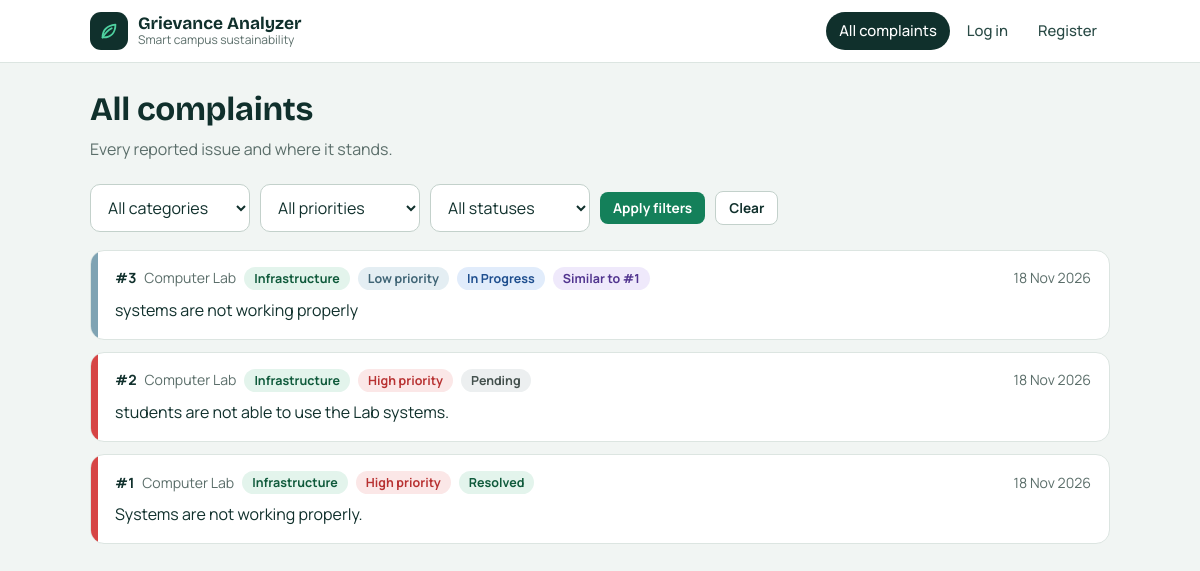
The app's page /complaints with its own data.
### app.py (models this page shows)
class Complaint(db.Model):
    id = db.Column(db.Integer, primary_key=True)
    user_id = db.Column(db.Integer, db.ForeignKey("user.id"), nullable=True)
    text = db.Column(db.Text, nullable=False)
    location = db.Column(db.String(50), nullable=False)
    category = db.Column(db.String(30))
    priority = db.Column(db.String(10))
    status = db.Column(db.String(20), default="Pending")
    duplicate_of = db.Column(db.Integer, nullable=True)
    created_at = db.Column(db.DateTime, default=datetime.utcnow)

### app.py (the view)
@app.route("/complaints")
def complaints():
    q = Complaint.query
    for field in ("category", "status", "priority"):
        v = request.args.get(field)
        if v: q = q.filter(getattr(Complaint, field) == v)
    return render_template("complaints.html", items=q.order_by(Complaint.created_at.desc()).all())

### app.py (called while the page is built)
@app.context_processor
def inject():
    return dict(is_admin=session.get("role") == "admin", user_name=session.get("name"),
                logged_in=bool(session.get("user_id")),
                STATUSES=STATUSES, CATEGORIES=CATEGORIES, PRIORITIES=PRIORITIES)

### templates/complaints.html
{% extends "base.html" %}{% from "_item.html" import item with context %}
{% block title %}All complaints{% endblock %}{% block content %}
<div class="page-head"><h1>All complaints</h1>
<p>{% if is_admin %}Review each complaint, correct the suggested category or priority, and update its status.{% else %}Every reported issue and where it stands.{% endif %}</p></div>
<form class="filters" method="get">
  <select name="category" aria-label="Category"><option value="">All categories</option>{% for c in CATEGORIES %}<option {{ 'selected' if request.args.get('category') == c }}>{{ c }}</option>{% endfor %}</select>
  <select name="priority" aria-label="Priority"><option value="">All priorities</option>{% for p in PRIORITIES %}<option {{ 'selected' if request.args.get('priority') == p }}>{{ p }}</option>{% endfor %}</select>
  <select name="status" aria-label="Status"><option value="">All statuses</option>{% for s in STATUSES %}<option {{ 'selected' if request.args.get('status') == s }}>{{ s }}</option>{% endfor %}</select>
  <button class="btn btn-sm">Apply filters</button><a class="btn btn-sm btn-ghost" href="/complaints">Clear</a>
</form>
{% if items %}<div class="list">{% for c in items %}{{ item(c, admin=is_admin) }}{% endfor %}</div>
{% else %}<div class="empty"><h2>No complaints found</h2><p>Try different filters.</p></div>{% endif %}
{% endblock %}

### templates/base.html (shortened to what this page needs)
<!doctype html>
<html lang="en"><head><meta charset="utf-8">
<link rel="stylesheet" href="{{ url_for('static', filename='style.css') }}">
</head><body>
{% set ep = request.endpoint %}
<header class="top"><div class="top-in">
  <a class="brand" href="/">
    <span class="brand-mark"><svg viewBox="0 0 24 24" width="22" height="22" fill="none" stroke="#4fd1a0" stroke-width="2" stroke-linecap="round" stroke-linejoin="round" aria-hidden="true"><path d="M5 19c0-8 5-13 14-14 0 9-5 14-13 14"/><path d="M5 19c3-5 6-8 10-10"/></svg></span>
    <span><b>Grievance Analyzer</b><small>Smart campus sustainability</small></span>
  </a>
  <nav>
    <a href="/complaints" class="{{ 'on' if ep == 'complaints' }}">All complaints</a>
    {% if logged_in %}
      <span class="who">{{ user_name }}</span><a href="/logout">Log out</a>
    {% else %}
      <a href="/login" class="{{ 'on' if ep == 'login' }}">Log in</a>
      <a href="/register" class="{{ 'on' if ep == 'register' }}">Register</a>
    {% endif %}
  </nav>
</div></header>
<main class="wrap">
  {% block content %}{% endblock %}
</main>
</body></html>

### templates/_item.html (shortened to what this page needs)
{% macro item(c, admin=False) %}
<article class="item p-{{ c.priority|lower }}">
  <div class="item-top">
    <strong>#{{ c.id }}</strong><span>{{ c.location }}</span>
    <span class="pill pill-cat">{{ c.category }}</span>
    <span class="pill pill-{{ c.priority|lower }}">{{ c.priority }} priority</span>
    <span class="pill pill-status-{{ c.status|lower|replace(' ', '-') }}">{{ c.status }}</span>
    {% if c.duplicate_of %}<span class="pill dup">Similar to #{{ c.duplicate_of }}</span>{% endif %}
    <span class="when">{{ c.created_at.strftime('%d %b %Y') }}</span>
  </div>
  <p class="item-text">{{ c.text }}</p>
</article>
{% endmacro %}

### static/style.css (style rules this page uses)
:root { --ink:#10302c;--ink-2:#294a45;--muted:#5b6e6a;--bg:#f1f5f3;--line:#dce5e1; --leaf:#14805a;--leaf-dark:#0f6747;--leaf-bright:#4fd1a0;--leaf-soft:#e3f4ec; --high:#b83232;--high-soft:#fbe7e7;--med:#7a5200;--med-soft:#fdf0d0;--low:#3f6475;--low-soft:#e4eef3;color-scheme:light }
* { box-sizing:border-box }
body { margin:0;background:var(--bg);color:var(--ink);font:400 16px/1.55 Manrope,system-ui,"Segoe UI",Roboto,sans-serif }
h1,h2,h3 { font-family:"Bricolage Grotesque",Manrope,system-ui,sans-serif;font-weight:700;letter-spacing:-.01em;line-height:1.15;margin:0 }
a { color:var(--leaf-dark) }
.wrap { max-width:1060px;margin:0 auto;padding:28px 20px 56px }
.top { background:#fff;border-bottom:1px solid var(--line) }
.top-in { max-width:1060px;margin:0 auto;padding:12px 20px;display:flex;align-items:center;gap:20px;flex-wrap:wrap }
.brand { display:flex;align-items:center;gap:10px;text-decoration:none;color:var(--ink) }
.brand-mark { width:38px;height:38px;border-radius:11px;background:var(--ink);display:grid;place-items:center }
.brand b { display:block;font:700 1.08rem "Bricolage Grotesque",Manrope,sans-serif;line-height:1.1 }
.brand small { display:block;color:var(--muted);font-size:.75rem;line-height:1.2 }
nav { margin-left:auto;display:flex;gap:4px;align-items:center;flex-wrap:wrap }
nav a { padding:7px 13px;border-radius:999px;text-decoration:none;color:var(--ink-2);font-weight:500;font-size:.93rem }
nav a.on { background:var(--ink);color:#fff }
input,select,textarea { width:100%;padding:11px 13px;border:1px solid #c3d1cb;border-radius:10px;background:#fff;color:var(--ink);font:inherit }
.btn { display:inline-block;border:0;background:var(--leaf);color:#fff;padding:11px 20px;border-radius:10px;font:700 .95rem Manrope,system-ui,sans-serif;cursor:pointer;text-decoration:none }
.btn-sm { padding:7px 13px;font-size:.85rem;border-radius:8px }
.btn-ghost { background:#fff;color:var(--ink);border:1px solid #c3d1cb }
form .btn { margin-top:20px }
.page-head { margin-bottom:22px }
.page-head h1 { font-size:2.05rem }
.page-head p { color:var(--muted);margin:8px 0 0;max-width:62ch }
.filters { display:flex;gap:10px;flex-wrap:wrap;margin-bottom:18px;align-items:center }
.filters select { width:auto;min-width:160px }
.filters .btn { margin-top:0 }
.list { display:grid;gap:12px }
.item { position:relative;overflow:hidden;background:#fff;border:1px solid var(--line);border-radius:14px;padding:16px 18px 16px 24px }
.item::before { content:"";position:absolute;left:0;top:0;bottom:0;width:7px;background:var(--rail,#c3d1cb) }
.item.p-high { --rail:#d64545 }
.item.p-low { --rail:#7fa3b3 }
.item-top { display:flex;gap:8px;flex-wrap:wrap;align-items:center;margin-bottom:8px;font-size:.88rem;color:var(--muted) }
.item-top strong { color:var(--ink) }
.item-top .when { margin-left:auto }
.item-text { margin:0;max-width:75ch }
.pill { display:inline-block;padding:2px 10px;border-radius:999px;font-weight:700;font-size:.78rem }
.pill-cat { background:var(--leaf-soft);color:#0f5a3b }
.pill-high { background:var(--high-soft);color:var(--high) }
.pill-low { background:var(--low-soft);color:var(--low) }
.pill-status-pending { background:#eceff0;color:#44514e }
.pill-status-in-progress { background:#e1ecfb;color:#1f4f8f }
.pill-status-resolved { background:var(--leaf-soft);color:#0f5a3b }
.dup { background:#efe9fb;color:#51348f }

### records on screen
Complaint: id "3", location "Computer Lab", category "Infrastructure", priority "Low", status "In Progress", duplicate_of "1", created_at "18 Nov 2026", text "systems are not working properly"
Complaint: id "2", location "Computer Lab", category "Infrastructure", priority "High", status "Pending", created_at "18 Nov 2026", text "students are not able to use the Lab systems."
Complaint: id "1", location "Computer Lab", category "Infrastructure", priority "High", status "Resolved", created_at "18 Nov 2026", text "Systems are not working properly."
